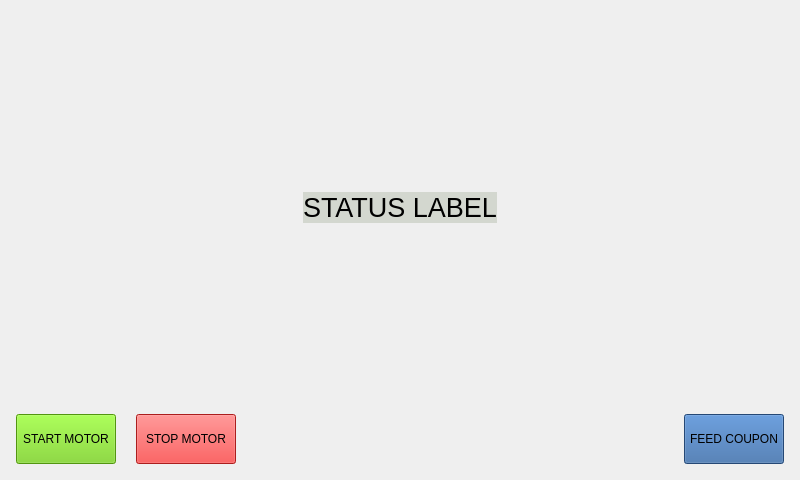
<?xml version="1.0" encoding="UTF-8"?>
<ui version="4.0">
 <class>MechanicalTestingWidget</class>
 <widget class="QWidget" name="MechanicalTestingWidget">
  <property name="geometry">
   <rect>
    <x>0</x>
    <y>0</y>
    <width>800</width>
    <height>480</height>
   </rect>
  </property>
  <property name="windowTitle">
   <string>Form</string>
  </property>
  <property name="styleSheet">
   <string notr="true">QPushButton#stop_btn{
background-color: rgb(239, 41, 41)
}

QPushButton#start_btn{
background-color: rgb(115, 210, 22)
}

QPushButton#feed_btn{
background-color:rgb(52, 101, 164)
}

QLabel#status_lbl{
background-color:rgb(211, 215, 207)
}</string>
  </property>
  <layout class="QVBoxLayout" name="verticalLayout">
   <item>
    <spacer name="verticalSpacer_2">
     <property name="orientation">
      <enum>Qt::Vertical</enum>
     </property>
     <property name="sizeHint" stdset="0">
      <size>
       <width>20</width>
       <height>40</height>
      </size>
     </property>
    </spacer>
   </item>
   <item alignment="Qt::AlignHCenter|Qt::AlignVCenter">
    <widget class="QLabel" name="status_lbl">
     <property name="font">
      <font>
       <pointsize>20</pointsize>
      </font>
     </property>
     <property name="text">
      <string>STATUS LABEL</string>
     </property>
     <property name="margin">
      <number>10</number>
     </property>
    </widget>
   </item>
   <item>
    <spacer name="verticalSpacer">
     <property name="orientation">
      <enum>Qt::Vertical</enum>
     </property>
     <property name="sizeHint" stdset="0">
      <size>
       <width>20</width>
       <height>40</height>
      </size>
     </property>
    </spacer>
   </item>
   <item>
    <layout class="QHBoxLayout" name="btn_layout">
     <property name="spacing">
      <number>20</number>
     </property>
     <property name="sizeConstraint">
      <enum>QLayout::SetDefaultConstraint</enum>
     </property>
     <property name="leftMargin">
      <number>5</number>
     </property>
     <property name="topMargin">
      <number>5</number>
     </property>
     <property name="rightMargin">
      <number>5</number>
     </property>
     <property name="bottomMargin">
      <number>5</number>
     </property>
     <item>
      <widget class="QPushButton" name="start_btn">
       <property name="minimumSize">
        <size>
         <width>100</width>
         <height>50</height>
        </size>
       </property>
       <property name="focusPolicy">
        <enum>Qt::NoFocus</enum>
       </property>
       <property name="text">
        <string>START MOTOR</string>
       </property>
      </widget>
     </item>
     <item>
      <widget class="QPushButton" name="stop_btn">
       <property name="minimumSize">
        <size>
         <width>100</width>
         <height>50</height>
        </size>
       </property>
       <property name="focusPolicy">
        <enum>Qt::NoFocus</enum>
       </property>
       <property name="text">
        <string>STOP MOTOR</string>
       </property>
      </widget>
     </item>
     <item>
      <spacer name="horizontalSpacer">
       <property name="orientation">
        <enum>Qt::Horizontal</enum>
       </property>
       <property name="sizeHint" stdset="0">
        <size>
         <width>40</width>
         <height>20</height>
        </size>
       </property>
      </spacer>
     </item>
     <item>
      <widget class="QPushButton" name="feed_btn">
       <property name="minimumSize">
        <size>
         <width>100</width>
         <height>50</height>
        </size>
       </property>
       <property name="focusPolicy">
        <enum>Qt::NoFocus</enum>
       </property>
       <property name="text">
        <string>FEED COUPON</string>
       </property>
      </widget>
     </item>
    </layout>
   </item>
  </layout>
 </widget>
 <resources/>
 <connections/>
</ui>
